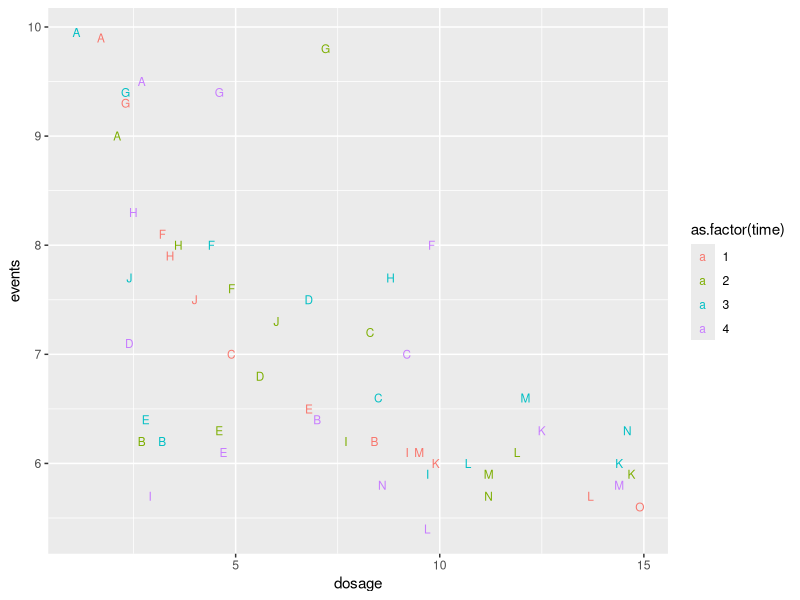
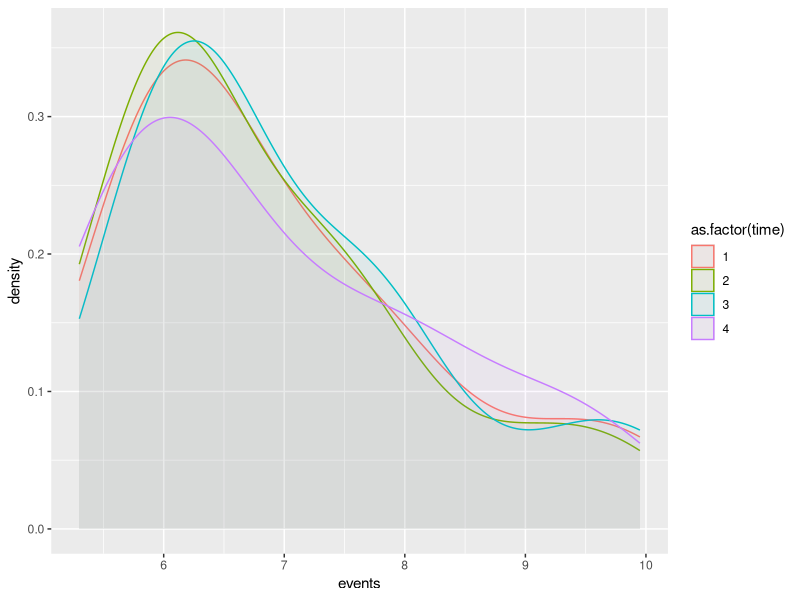
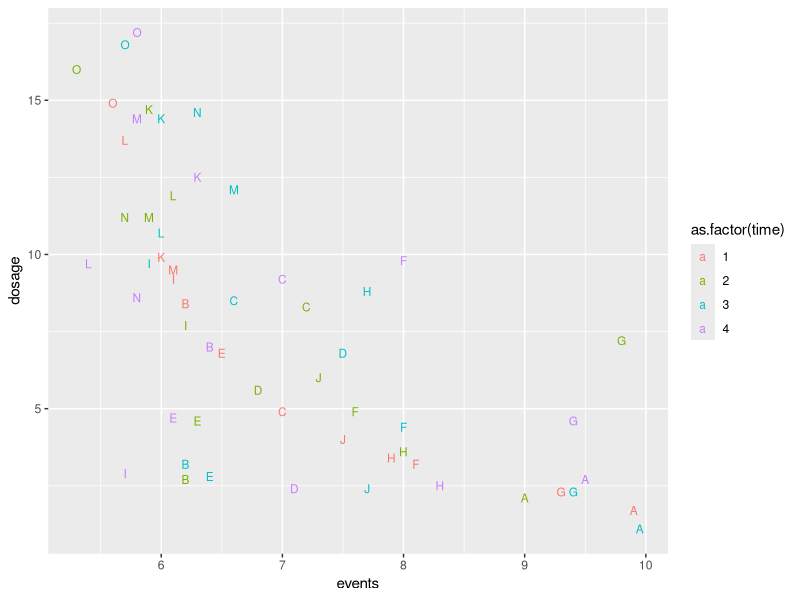

Recreate these plots in R, in order. (Note: this script raises an error after producing the figures.)
library(readxl)
library(tidyverse)
library(ggplot2)
library(viridis)
library(RColorBrewer)
drugs <- read_excel("drugs.xlsx")
drugs_no_letter <- select(drugs,time,dosage,events)
drugs_cardio_5 <- filter(drugs,dosage<15)
ggplot(drugs_cardio_5,aes(dosage,events,label=patient,color=as.factor(time))) + geom_text(aes(label=patient),size=3,alpha=1,check_overlap = T) 
drugs_A <- drugs %>% filter(patient=="A")
cor(select(drugs_A,time,dosage,events))
View(round(cor(drugs_no_letter),2))
ggplot(drugs,aes(events,fill=as.factor(time),color=as.factor(time))) + geom_density(alpha=0.05)
ggplot(drugs,aes(events,dosage,label=patient,color=as.factor(time))) + geom_text(aes(label=patient),size=3,alpha=1,check_overlap = T) 
# pivot tables
drugs %>% group_by(time) %>% 
  summarise(dosage=mean(dosage),events=mean(events))

d %>% group_by(type) %>% 
  summarise(views=mean(views),call=mean(calls),res=mean(res))

d %>% group_by(treat,type) %>% 
  summarise(views=mean(views),call=mean(calls),res=mean(res)) 
#Linear models
mod <- lm(events~dosage+as.factor(time),drugs)
summary(mod)
mod_dosage <- lm(events~dosage,drugs)
summary(mod_dosage)
mod_patient <- lm(events~as.factor(patient),drugs)
summary(mod_patient)
#min dosages
drugs_68_min <- filter(drugs,dosage<(mean(drugs$dosage)-sd(drugs$dosage)))
mean(drugs_68_min$events)
drugs_95_min <- filter(drugs,dosage<(mean(drugs$dosage)-2*sd(drugs$dosage)))
mean(drugs_95_min$events)
#max dosages
drugs_68_max <- filter(drugs,dosage<(mean(drugs$dosage)+sd(drugs$dosage)))
mean(drugs_max$events)
drugs_95_max <- filter(drugs,dosage<(mean(drugs$dosage)+2*sd(drugs$dosage)))
mean(drugs_95_max$events)
#Confident limits 
mean_dosage <- mean(drugs$dosage)
sd_dosage <- sd(drugs$dosage)
length_dosage <- as.numeric(length(drugs$dosage))
CI_95 <-c(mean_dosage-(2*sd_dosage/sqrt(length_dosage)),
      mean_dosage+(2*sd_dosage/sqrt(length_dosage)))
CI_68 <- c(mean_dosage-(sd_dosage/sqrt(length_dosage)),
           mean_dosage+(sd_dosage/sqrt(length_dosage)))
drugs$dossage_dif <- drugs$dosage - lag(drugs$dosage,3)
drugs$event_dif <- drugs$events - lag(drugs$events,3)
drugs_4 <- filter(drugs,time==4)
View(drugs_4)
mod_4 <- lm (event_dif~dossage_dif)
summary(mod_4)
